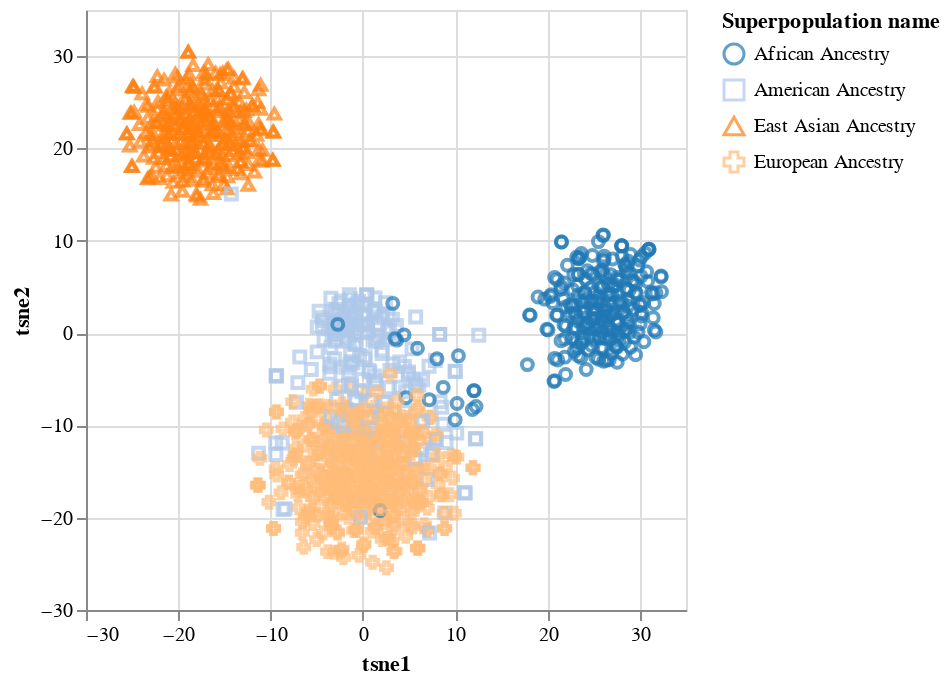

Write notebook code for a chart like this one.
### Code cell
alt.Chart(df_plot_with_pop).mark_point().encode(
    x='tsne1',
    y='tsne2',
    color=alt.Color('Superpopulation name', scale=alt.Scale(scheme='category20')),
    shape='Superpopulation name',
    # fill='Population code',
)

### Figure 1 — Vega-Lite specification as saved in the notebook (floating-point values rounded to 4 significant figures; data arrays with more than 128 entries replaced by an {"elided": "..."} marker saying what was removed)
{"config": {"view": {"continuousWidth": 300, "continuousHeight": 300}}, "data": {"name": "data-515f31fcd27718979aaf7831a2f51c6c"}, "mark": {"type": "point"}, "encoding": {"color": {"field": "Superpopulation name", "scale": {"scheme": "category20"}, "type": "nominal"}, "shape": {"field": "Superpopulation name", "type": "nominal"}, "x": {"field": "tsne1", "type": "quantitative"}, "y": {"field": "tsne2", "type": "quantitative"}}, "$schema": "https://vega.github.io/schema/vega-lite/v6.1.0.json", "datasets": {"data-515f31fcd27718979aaf7831a2f51c6c": {"elided": "1092 records"}}}
